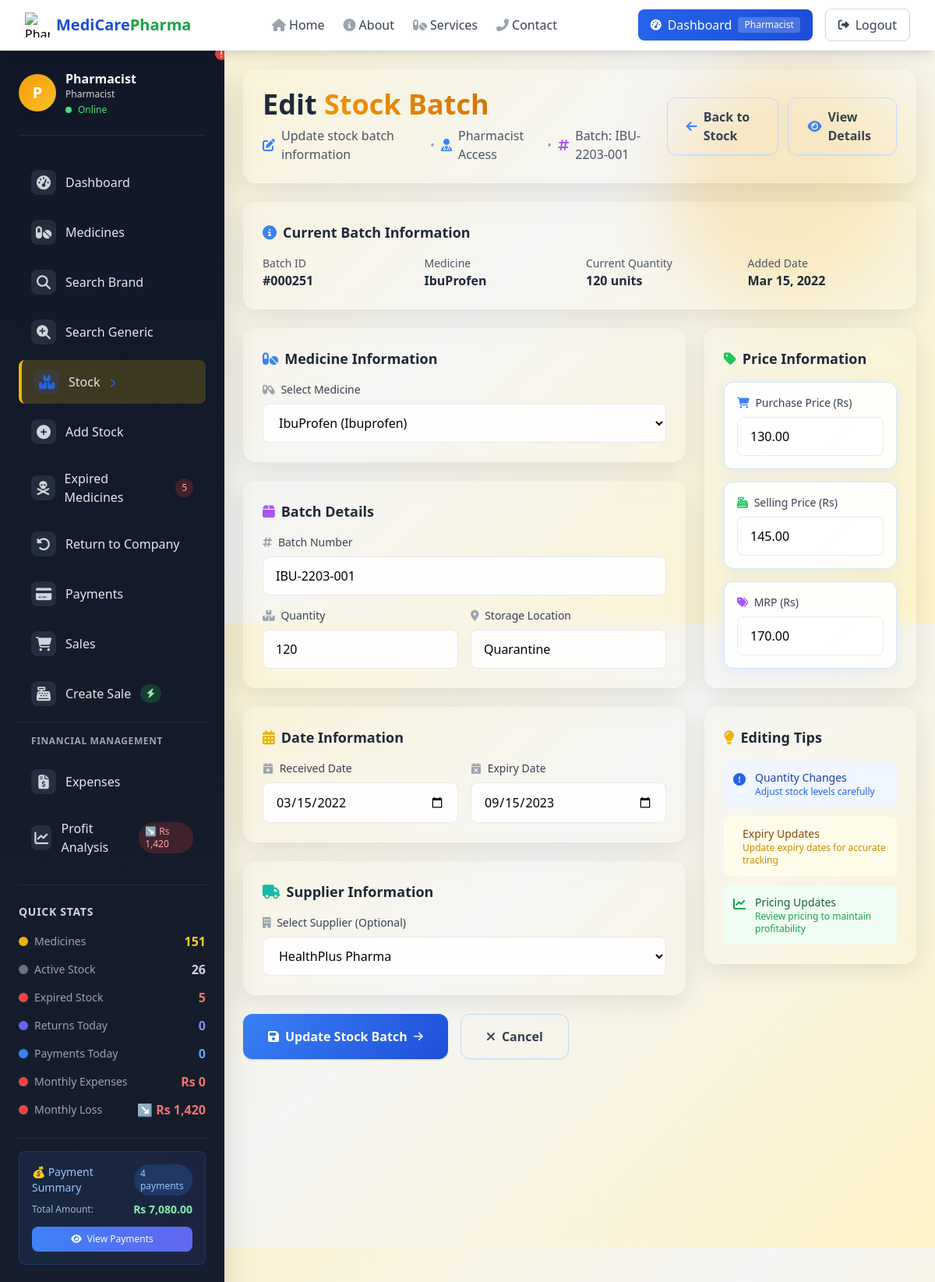
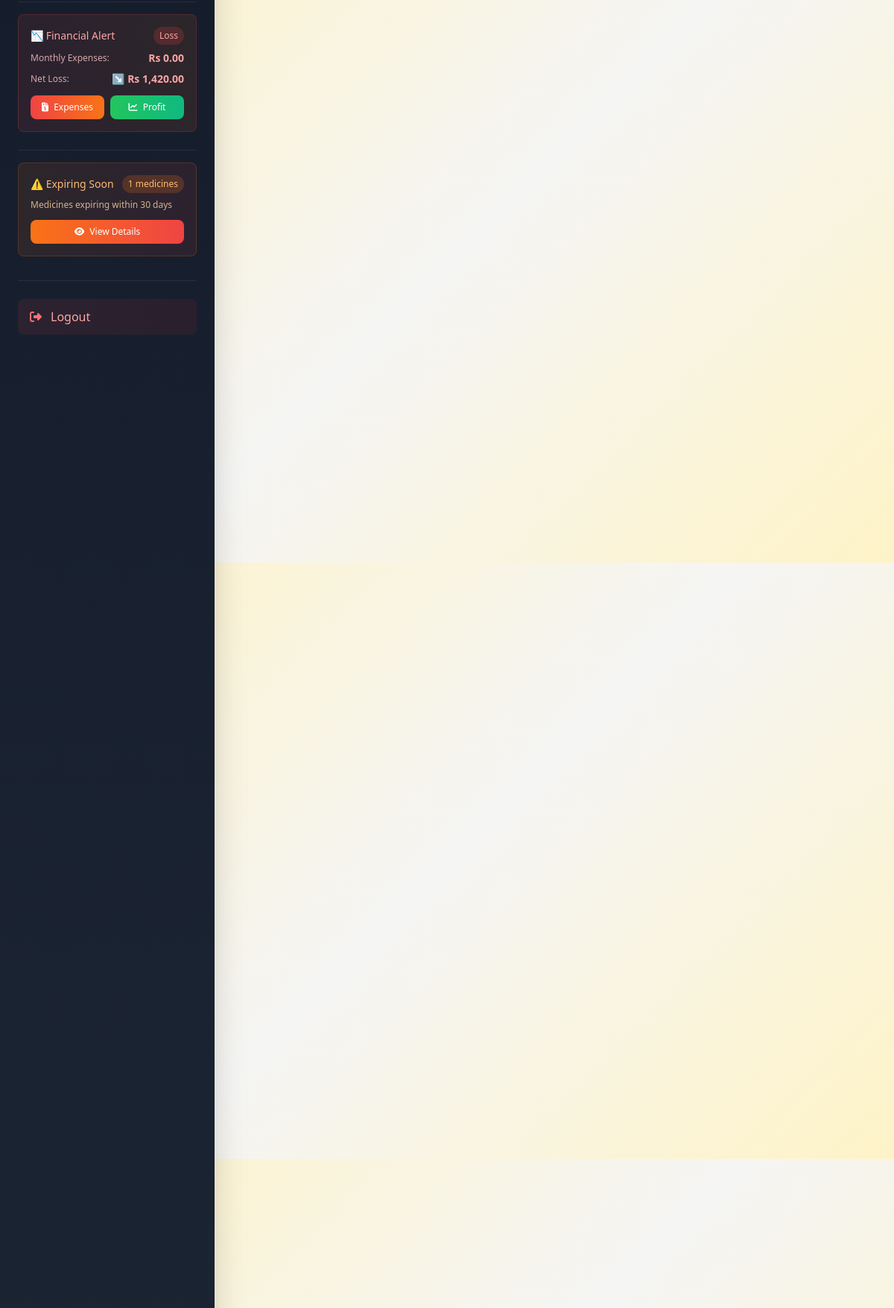
The page /pharmacist/edit_stock.php?id=251 (signed in, upper part) on the database its author committed (2 pictures, top to bottom).
### tables this page shows
CREATE TABLE `stock_batches` (
  `id` int(11) NOT NULL,
  `medicine_id` int(11) NOT NULL,
  `batch_no` varchar(50) DEFAULT NULL,
  `quantity` int(11) NOT NULL,
  `units_per_packet` int(11) NOT NULL DEFAULT 10,
  `packets_per_box` int(11) NOT NULL DEFAULT 10,
  `purchase_price` decimal(10,2) DEFAULT NULL,
  `selling_price` decimal(10,2) DEFAULT NULL,
  `mrp` decimal(10,2) DEFAULT NULL,
  `supplier_id` int(11) DEFAULT NULL,
  `received_date` date DEFAULT NULL,
  `expiry_date` date DEFAULT NULL,
  `location` varchar(50) DEFAULT NULL,
  `is_expired` tinyint(1) DEFAULT 0,
  `added_at` datetime DEFAULT current_timestamp(),
  `is_returned` tinyint(1) DEFAULT 0,
  `returned_at` datetime DEFAULT NULL,
  `is_disposed` tinyint(1) DEFAULT 0,
  `disposed_at` datetime DEFAULT NULL
);

CREATE TABLE `medicines` (
  `id` int(11) NOT NULL,
  `name` varchar(100) NOT NULL,
  `category_id` int(11) NOT NULL,
  `type_id` int(11) NOT NULL,
  `generic_name` varchar(100) DEFAULT NULL,
  `description` text DEFAULT NULL,
  `created_at` datetime DEFAULT current_timestamp()
);

CREATE TABLE `suppliers` (
  `id` int(11) NOT NULL,
  `name` varchar(100) NOT NULL,
  `phone` varchar(20) DEFAULT NULL,
  `email` varchar(100) DEFAULT NULL,
  `address` text DEFAULT NULL,
  `created_at` timestamp NOT NULL DEFAULT current_timestamp()
);

### pharmacist/edit_stock.php (the view, shortened to what the rows shown need)
<?php
require_once "../config/db.php";
$id = intval($_GET['id']);
$stock = mysqli_fetch_assoc(mysqli_query($conn, "SELECT * FROM stock_batches WHERE id=$id"));
$medicine_info = mysqli_fetch_assoc(mysqli_query(
    $conn,
    "SELECT m.name, m.generic_name FROM medicines m WHERE m.id={$stock['medicine_id']}"
));
$medicines = mysqli_query($conn, "SELECT id, name, generic_name FROM medicines ORDER BY name");
$suppliers = mysqli_query($conn, "SELECT id, name FROM suppliers ORDER BY name");
?>
<!DOCTYPE html>
<html lang="en">
<head>
    <script src="https://cdn.tailwindcss.com"></script>
    <link rel="stylesheet" href="https://cdnjs.cloudflare.com/ajax/libs/font-awesome/6.4.0/css/all.min.css">
</head>
<body class="min-h-screen overflow-x-hidden">
    <?php include "../includes/navbar.php"; ?>
    <div class="flex">
        <main class="flex-1 p-6">
            <div class="glass-card rounded-2xl p-6 mb-6 animate-fade-in-up">
                <div class="flex flex-col lg:flex-row lg:items-center justify-between">
                    <div>
                        <h1 class="text-3xl lg:text-4xl font-bold text-gray-800 mb-2">
                            Edit <span class="gradient-text">Stock Batch</span>
                        </h1>
                        <p class="text-gray-600 flex items-center space-x-2">
                            <i class="fas fa-edit text-blue-500"></i>
                            <span>Update stock batch information</span>
                            <span class="text-gray-400 mx-2">•</span>
                            <i class="fas fa-user-md text-blue-500"></i>
                            <span><?php echo ucfirst($_SESSION['role']); ?> Access</span>
                            <span class="text-gray-400 mx-2">•</span>
                            <i class="fas fa-hashtag text-purple-500"></i>
                            <span class="font-medium">Batch: <?php echo htmlspecialchars($stock['batch_no']); ?></span>
                        </p>
                    </div>
                </div>
            </div>
            <div class="glass-card rounded-2xl p-6 mb-6 animate-fade-in-up batch-info">
                <div class="grid grid-cols-2 md:grid-cols-4 gap-4">
                    <div>
                        <p class="text-sm text-gray-600">Batch ID</p>
                        <p class="font-semibold text-gray-800">#<?php echo str_pad($stock['id'], 6, '0', STR_PAD_LEFT); ?></p>
                    </div>
                    <div>
                        <p class="text-sm text-gray-600">Medicine</p>
                        <p class="font-semibold text-gray-800">
                            <?php echo htmlspecialchars($medicine_info['name'] ?? 'N/A'); ?>
                        </p>
                    </div>
                    <div>
                        <p class="text-sm text-gray-600">Current Quantity</p>
                        <p class="font-semibold text-gray-800"><?php echo number_format($stock['quantity']); ?> units</p>
                    </div>
                    <div>
                        <p class="text-sm text-gray-600">Added Date</p>
                        <p class="font-semibold text-gray-800"><?php echo date('M d, Y', strtotime($stock['received_date'])); ?></p>
                    </div>
                </div>
            </div>
            <div class="grid grid-cols-1 lg:grid-cols-3 gap-6">
                <div class="lg:col-span-2">
                    <form method="POST" class="space-y-6">
                        <div class="glass-card rounded-2xl p-6 animate-fade-in-up" style="animation-delay: 0.1s">
                            <div class="space-y-4">
                                <div>
                                    <label class="block text-sm font-medium text-gray-700 mb-2">
                                        <i class="fas fa-capsules text-gray-400 mr-1"></i>
                                        Select Medicine
                                    </label>
                                    <select name="medicine_id" required
                                        class="w-full form-input px-4 py-3 rounded-lg focus:ring-2 focus:ring-blue-200 focus:border-blue-500">
                                        <?php
                                        mysqli_data_seek($medicines, 0);
                                        while ($med = mysqli_fetch_assoc($medicines)): ?>
                                            <option value="<?php echo $med['id']; ?>" <?php echo ($stock['medicine_id'] == $med['id']) ? 'selected' : ''; ?>>
                                                <?php echo htmlspecialchars($med['name']); ?>
                                                <?php if (!empty($med['generic_name'])): ?>
                                                    (<?php echo htmlspecialchars($med['generic_name']); ?>)
                                                <?php endif; ?>
                                            </option>
                                        <?php endwhile; ?>
                                    </select>
                                </div>
                            </div>
                        </div>
                        <div class="glass-card rounded-2xl p-6 animate-fade-in-up" style="animation-delay: 0.2s">
                            <div class="space-y-4">
                                <div>
                                    <label class="block text-sm font-medium text-gray-700 mb-2">
                                        <i class="fas fa-hashtag text-gray-400 mr-1"></i>
                                        Batch Number
                                    </label>
                                    <input type="text" name="batch_no" required
                                        placeholder="Enter batch number"
                                        value="<?php echo htmlspecialchars($stock['batch_no']); ?>"
                                        class="w-full form-input px-4 py-3 rounded-lg focus:ring-2 focus:ring-blue-200 focus:border-blue-500">
                                </div>
                                <div class="grid grid-cols-1 md:grid-cols-2 gap-4">
                                    <div>
                                        <label class="block text-sm font-medium text-gray-700 mb-2">
                                            <i class="fas fa-boxes text-gray-400 mr-1"></i>
                                            Quantity
                                        </label>
                                        <input type="number" name="quantity" min="1" required
                                            placeholder="Enter quantity"
                                            value="<?php echo $stock['quantity']; ?>"
                                            class="w-full form-input px-4 py-3 rounded-lg focus:ring-2 focus:ring-blue-200 focus:border-blue-500">
                                    </div>
                                    <div>
                                        <label class="block text-sm font-medium text-gray-700 mb-2">
                                            <i class="fas fa-map-marker-alt text-gray-400 mr-1"></i>
                                            Storage Location
                                        </label>
                                        <input type="text" name="location"
                                            placeholder="e.g., Shelf A1, Refrigerator"
                                            value="<?php echo htmlspecialchars($stock['location']); ?>"
                                            class="w-full form-input px-4 py-3 rounded-lg focus:ring-2 focus:ring-blue-200 focus:border-blue-500">
                                    </div>
                                </div>
                            </div>
                        </div>
                        <div class="glass-card rounded-2xl p-6 animate-fade-in-up" style="animation-delay: 0.3s">
                            <div class="grid grid-cols-1 md:grid-cols-2 gap-4">
                                <div>
                                    <label class="block text-sm font-medium text-gray-700 mb-2">
                                        <i class="fas fa-calendar-plus text-gray-400 mr-1"></i>
                                        Received Date
                                    </label>
                                    <input type="date" name="received_date" required
                                        value="<?php echo $stock['received_date']; ?>"
                                        class="w-full form-input px-4 py-3 rounded-lg focus:ring-2 focus:ring-blue-200 focus:border-blue-500">
                                </div>
                                <div>
                                    <label class="block text-sm font-medium text-gray-700 mb-2">
                                        <i class="fas fa-calendar-times text-gray-400 mr-1"></i>
                                        Expiry Date
                                    </label>
                                    <input type="date" name="expiry_date" required
                                        value="<?php echo $stock['expiry_date']; ?>"
                                        class="w-full form-input px-4 py-3 rounded-lg focus:ring-2 focus:ring-blue-200 focus:border-blue-500">
                                </div>
                            </div>
                        </div>
                        <div class="glass-card rounded-2xl p-6 animate-fade-in-up" style="animation-delay: 0.4s">
                            <div>
                                <label class="block text-sm font-medium text-gray-700 mb-2">
                                    <i class="fas fa-building text-gray-400 mr-1"></i>
                                    Select Supplier (Optional)
                                </label>
                                <select name="supplier_id"
                                    class="w-full form-input px-4 py-3 rounded-lg focus:ring-2 focus:ring-blue-200 focus:border-blue-500">
                                    <?php
                                    mysqli_data_seek($suppliers, 0);
                                    while ($supp = mysqli_fetch_assoc($suppliers)): ?>
                                        <option value="<?php echo $supp['id']; ?>" <?php echo ($stock['supplier_id'] == $supp['id']) ? 'selected' : ''; ?>>
                                            <?php echo htmlspecialchars($supp['name']); ?>
                                        </option>
                                    <?php endwhile; ?>
                                </select>
                            </div>
                        </div>
                    </form>
                </div>
                <div class="space-y-6">
                    <div class="glass-card rounded-2xl p-6 animate-fade-in-up" style="animation-delay: 0.5s">
                        <div class="space-y-4">
                            <div class="price-card rounded-xl p-4">
                                <label class="block text-sm font-medium text-gray-700 mb-2">
                                    <i class="fas fa-shopping-cart text-blue-500 mr-1"></i>
                                    Purchase Price (Rs)
                                </label>
                                <input type="number" name="purchase_price" step="0.01" min="0" required
                                    placeholder="0.00"
                                    value="<?php echo number_format((float)$stock['purchase_price'], 2, '.', ''); ?>"
                                    class="w-full form-input px-4 py-3 rounded-lg focus:ring-2 focus:ring-blue-200 focus:border-blue-500">
                            </div>
                            <div class="price-card rounded-xl p-4">
                                <label class="block text-sm font-medium text-gray-700 mb-2">
                                    <i class="fas fa-cash-register text-green-500 mr-1"></i>
                                    Selling Price (Rs)
                                </label>
                                <input type="number" name="selling_price" step="0.01" min="0" required
                                    placeholder="0.00"
                                    value="<?php echo number_format((float)$stock['selling_price'], 2, '.', ''); ?>"
                                    class="w-full form-input px-4 py-3 rounded-lg focus:ring-2 focus:ring-blue-200 focus:border-blue-500">
                            </div>
                            <div class="price-card rounded-xl p-4">
                                <label class="block text-sm font-medium text-gray-700 mb-2">
                                    <i class="fas fa-tags text-purple-500 mr-1"></i>
                                    MRP (Rs)
                                </label>
                                <input type="number" name="mrp" step="0.01" min="0" required
                                    placeholder="0.00"
                                    value="<?php echo number_format((float)$stock['mrp'], 2, '.', ''); ?>"
                                    class="w-full form-input px-4 py-3 rounded-lg focus:ring-2 focus:ring-blue-200 focus:border-blue-500">
                            </div>
                        </div>
                    </div>
                </div>
            </div>
        </main>
    </div>
</body>
</html>

### rows shown on the page
stock_batches: batch_no "IBU-2203-001", id "000251", quantity "120", received_date "Mar 15, 2022", medicine_id "IbuProfen (Ibuprofen)", location "Quarantine", received_date "03/15/2022", expiry_date "09/15/2023", supplier_id "HealthPlus Pharma", purchase_price "130.00", selling_price "145.00", mrp "170.00"
medicines: name "IbuProfen"

### other values the page prints
$name "Home"
$name "About"
$name "Services"
$name "Contact"
$userRole "Pharmacist"
substr($user_name, 0, 1) "P"
$user_name "Pharmacist"
$expired_count "5"
abs($monthly_profit) "1,420"
$medicine_count "151"
$active_stock_count "26"
$expired_stock_count "5"
$returns_today_count "0"
$payments_today_count "0"
$monthly_expenses "0"
